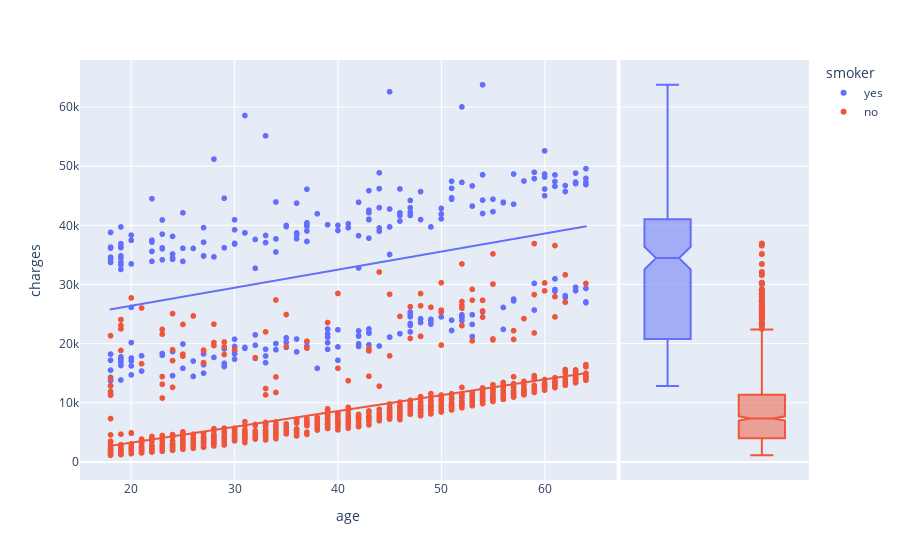

Write notebook code for a chart like this one.
### Code cell
fig = px.scatter(data_frame=df1, x="age", y="charges", color="smoker", marginal_y="box", trendline="ols")
fig.show()

### Figure 1 — Plotly figure (JSON) as saved in the notebook; plotly's stock layout.template omitted (floating-point values rounded to 4 significant figures; data arrays with more than 128 entries replaced by an {"elided": "..."} marker saying what was removed)
{"data": [{"hovertemplate": "smoker=yes<br>age=%{x}<br>charges=%{y}<extra></extra>", "legendgroup": "yes", "marker": {"color": "#636efa", "symbol": "circle"}, "mode": "markers", "name": "yes", "showlegend": true, "type": "scattergl", "x": {"elided": "274 int values"}, "xaxis": "x", "y": {"elided": "274 float values"}, "yaxis": "y"}, {"alignmentgroup": "True", "hovertemplate": "smoker=yes<br>charges=%{y}<extra></extra>", "legendgroup": "yes", "marker": {"color": "#636efa", "symbol": "circle"}, "name": "yes", "notched": true, "offsetgroup": "yes", "showlegend": false, "type": "box", "xaxis": "x2", "y": {"elided": "274 float values"}, "yaxis": "y2"}, {"hovertemplate": "<b>OLS trendline</b><br>charges = 305.238 * age + 20294.1<br>R<sup>2</sup>=0.135589<br><br>smoker=yes<br>age=%{x}<br>charges=%{y} <b>(trend)</b><extra></extra>", "legendgroup": "yes", "marker": {"color": "#636efa", "symbol": "circle"}, "mode": "lines", "name": "yes", "showlegend": false, "type": "scattergl", "x": {"elided": "274 int values"}, "xaxis": "x", "y": {"elided": "274 float values"}, "yaxis": "y"}, {"hovertemplate": "smoker=no<br>age=%{x}<br>charges=%{y}<extra></extra>", "legendgroup": "no", "marker": {"color": "#EF553B", "symbol": "circle"}, "mode": "markers", "name": "no", "showlegend": true, "type": "scattergl", "x": {"elided": "1064 int values"}, "xaxis": "x", "y": {"elided": "1064 float values"}, "yaxis": "y"}, {"alignmentgroup": "True", "hovertemplate": "smoker=no<br>charges=%{y}<extra></extra>", "legendgroup": "no", "marker": {"color": "#EF553B", "symbol": "circle"}, "name": "no", "notched": true, "offsetgroup": "no", "showlegend": false, "type": "box", "xaxis": "x2", "y": {"elided": "1064 float values"}, "yaxis": "y2"}, {"hovertemplate": "<b>OLS trendline</b><br>charges = 267.249 * age + -2091.42<br>R<sup>2</sup>=0.394317<br><br>smoker=no<br>age=%{x}<br>charges=%{y} <b>(trend)</b><extra></extra>", "legendgroup": "no", "marker": {"color": "#EF553B", "symbol": "circle"}, "mode": "lines", "name": "no", "showlegend": false, "type": "scattergl", "x": {"elided": "1064 int values"}, "xaxis": "x", "y": {"elided": "1064 float values"}, "yaxis": "y"}], "layout": {"legend": {"title": {"text": "smoker"}, "tracegroupgap": 0}, "margin": {"t": 60}, "xaxis": {"anchor": "y", "domain": [0, 0.7363], "title": {"text": "age"}}, "xaxis2": {"anchor": "y2", "domain": [0.7413, 1], "matches": "x2", "showgrid": false, "showline": false, "showticklabels": false, "ticks": ""}, "yaxis": {"anchor": "x", "domain": [0, 1], "title": {"text": "charges"}}, "yaxis2": {"anchor": "x2", "domain": [0, 1], "matches": "y", "showgrid": true, "showticklabels": false}}}
